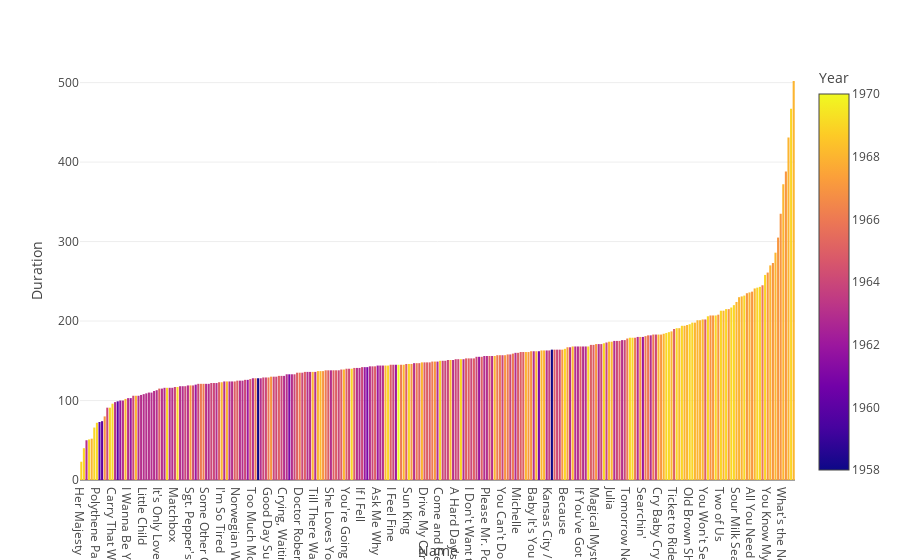

Notebook code for this chart:
### Code cell
# 3 Chart
# Bar chart that shows songs' duration
dt_sort2 = dt.sort_values(by='Duration', ascending=True)
print("Songs' duration")
fig3 = px.bar(
    dt_sort2,
    x="Title",
    y="Duration",
    color="Year",  # Added color based on Year
    color_continuous_scale="Plasma",  # Added palette
    labels={"Title": "Name", "Duration": "Duration"}
)
fig3.show()
print("This graph can help us to define the shortest and the longest song")

### Figure 1 — Plotly figure (JSON) as saved in the notebook; plotly's stock layout.template omitted (floating-point values rounded to 4 significant figures; data arrays with more than 128 entries replaced by an {"elided": "..."} marker saying what was removed)
{"data": [{"alignmentgroup": "True", "hovertemplate": "Name=%{x}<br>Duration=%{y}<br>Year=%{marker.color}<extra></extra>", "legendgroup": "", "marker": {"color": {"elided": "275 int values"}, "coloraxis": "coloraxis", "pattern": {"shape": ""}}, "name": "", "offsetgroup": "", "orientation": "v", "showlegend": false, "textposition": "auto", "type": "bar", "x": {"elided": "275 str values"}, "xaxis": "x", "y": {"elided": "275 int values"}, "yaxis": "y"}], "layout": {"barmode": "relative", "coloraxis": {"colorbar": {"title": {"text": "Year"}}, "colorscale": [[0, "#0d0887"], [0.1111, "#46039f"], [0.2222, "#7201a8"], [0.3333, "#9c179e"], [0.4444, "#bd3786"], [0.5556, "#d8576b"], [0.6667, "#ed7953"], [0.7778, "#fb9f3a"], [0.8889, "#fdca26"], [1, "#f0f921"]]}, "legend": {"tracegroupgap": 0}, "margin": {"t": 60}, "xaxis": {"anchor": "y", "domain": [0, 1], "title": {"text": "Name"}}, "yaxis": {"anchor": "x", "domain": [0, 1], "title": {"text": "Duration"}}}}
